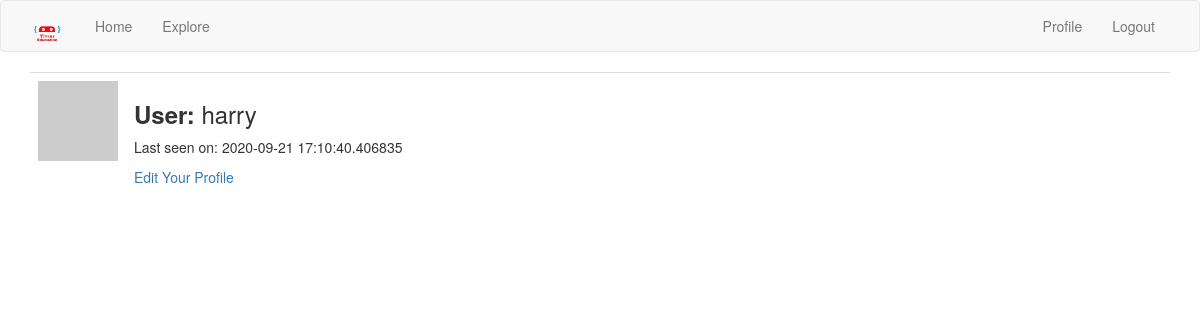
/profile/harry (signed in), run on an earlier commit of the app's database.
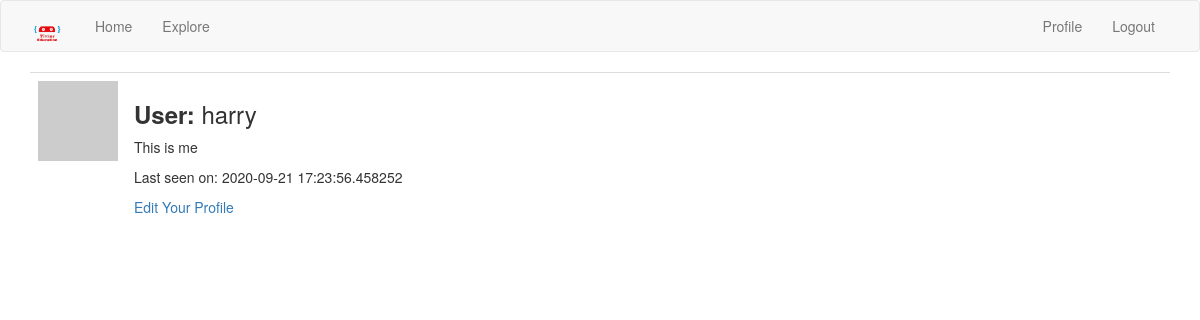
And on a later commit of the database.
### app/models.py (models this page shows, shortened)
class User( UserMixin ,db.Model):
    id = db.Column(db.Integer, primary_key = True)
    username = db.Column(db.String(64), unique = True, index = True)
    email = db.Column(db.String(120), unique = True, index = True)
    password_hash = db.Column(db.String(128))
    posts = db.relationship('Post', backref = 'author', lazy = 'dynamic')
    about_me = db.Column(db.String(140))
    last_seen = db.Column(db.DateTime, default = datetime.utcnow)
    def avatar(self, size):
        digest = md5(self.email.lower().encode('utf-8')).hexdigest()
        return 'https://www.gravatar.com/avatar/{}?d=identicon&s={}'.format(digest, size)

### app/routes.py (the view)
@app.route('/profile/<username>')
@login_required
def profile(username):
    user = User.query.filter_by(username = username).first_or_404()
    return render_template('profile.html', title = 'Profile', user = user)

### app/models.py (called while the page is built)
@login.user_loader
def load_user(id):
    return User.query.get(int(id))

### app/routes.py (called while the page is built)
@app.before_request
def before_request():
    if current_user.is_authenticated:
        current_user.last_seen = datetime.utcnow()
        db.session.commit()

### app/templates/profile.html (shortened to what this page needs)
{% extends 'base.html' %}
{% import 'bootstrap/wtf.html' as wtf %}
{% block app_content %}
    <table class="table">
        <tr valign = 'top'>
            <td width = '70px'>
                <img src="{{ user.avatar(128) }}">
            </td>
            <td>
                <h3><b>User: </b>{{ user.username }}</h3>
                {% if user.about_me %}<p> {{ user.about_me }} </p>{% endif %}
                {% if user.last_seen %}<p>Last seen on: {{ user.last_seen }}</p>{% endif %}
                {% if user == current_user %}
                    <a href="{{ url_for('edit_profile') }}">Edit Your Profile</a>
                {% endif %}
            </td>
        </tr>
    </table>
{% endblock %}

### app/templates/base.html (shortened to what this page needs)
{% extends 'bootstrap/base.html' %}
{% block head %}
{{super()}}
{% endblock %}
{% block navbar %}
<nav class="navbar navbar-default">
    <div class="container">
        <div class="navbar-header">
            <a class="navbar-brand" href="{{ url_for('home') }}"><img src="{{url_for('static', filename = 'images/tinker_logo.png')}}" width="35", height="35"></a>
        </div>
        <div class="collapse navbar-collapse" id="bs-example-navbar-collapse-1">
            <ul class="nav navbar-nav">
                <li><a href="{{ url_for('home') }}">Home</a></li>
                <li><a href="#">Explore</a></li>
            </ul>
            <ul class="nav navbar-nav navbar-right">
            {% if current_user.is_anonymous %}
                <li><a href="{{ url_for('login') }}">Login</a></li>
            {% else %}
                <li><a href="{{ url_for('profile', username = current_user.username) }}">Profile</a></li>
                <li><a href="{{ url_for('logout') }}">Logout</a></li>
            {% endif %}
        </div>
    </div>
</nav>
{% endblock %}
{% block content %}
    <div class="container">
        {% block app_content %}
        {% endblock %}
    </div>
{% endblock %}

What changed in the data, as far as the page shows it:
changed User "harry": about_me (not shown) → "This is me"; last_seen "2020-09-21 17:10:40.406835" → "2020-09-21 17:23:56.458252"
